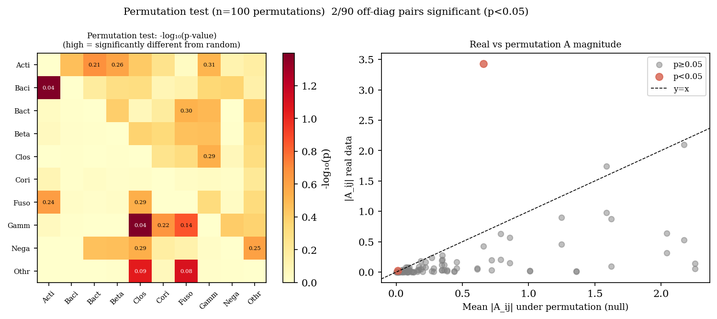
#> input picture results/guild_network/permutation_test.png, 717 x 319 px, shrunk from 1498 x 666 before the run; the run also reads 5 pictures not shown here
$ python export_slides_pdf.py
#> lines starting #> are read from the running program, lines starting #| are printed output that depends on the picture
#!/usr/bin/env python3
"""
export_slides_pdf.py  v5
11-page PDF of guild-level dynamical analysis results.
Clean, minimal academic design.
"""

from pathlib import Path
import matplotlib
matplotlib.use('Agg')
matplotlib.rcParams.update({'font.family': 'sans-serif', 'font.size': 10})
import matplotlib.pyplot as plt
from matplotlib.backends.backend_pdf import PdfPages
from PIL import Image
import numpy as np

HERE    = Path(__file__).resolve().parent
R       = HERE / 'results'
OUT_PDF = HERE / 'dieckow_paper' / 'guild_analysis_slides.pdf'

W_IN, H_IN  = 13.33, 7.50
HDR_H       = 0.80 / H_IN   # header fraction of figure height
FTR_H       = 0.72 / H_IN
CONTENT_BOT = FTR_H + 0.012
CONTENT_TOP = 1 - HDR_H - 0.012
CONTENT_H   = CONTENT_TOP - CONTENT_BOT

NAVY  = '#1A3A5C'
MINT  = '#E8F8F0'
WHITE = '#FFFFFF'
LBLUE = '#A8D4F0'
RED   = '#C0392B'
BLUE  = '#1A6BBF'
GOLD  = '#D4860A'
GREEN = '#1A7A4A'
GRAY  = '#666666'
LGRAY = '#F4F4F6'


# ── Helpers ────────────────────────────────────────────────────────────────────

def base_fig():
    return plt.figure(figsize=(W_IN, H_IN), facecolor=WHITE)


def draw_chrome(fig, title, subtitle='', footer=''):
    """Navy header + mint footer. Returns the overlay ax."""
    ax = fig.add_axes([0, 0, 1, 1], zorder=0)
    ax.set_xlim(0, 1); ax.set_ylim(0, 1); ax.axis('off')
    ax.patch.set_visible(False)
    # header
    ax.fill([0, 1, 1, 0], [1-HDR_H, 1-HDR_H, 1, 1], color=NAVY, zorder=1)
    ax.text(0.025, 1 - HDR_H*0.35, title, color=WHITE, fontsize=14,
            fontweight='bold', va='center', ha='left', transform=ax.transAxes, zorder=2)
    if subtitle:
        ax.text(0.025, 1 - HDR_H*0.78, subtitle, color=LBLUE, fontsize=8.5,
                va='center', ha='left', transform=ax.transAxes, zorder=2)
    # footer
    ax.fill([0, 1, 1, 0], [0, 0, FTR_H, FTR_H], color=MINT, zorder=1)
    if footer:
        ax.text(0.025, FTR_H * 0.5, footer, color=NAVY, fontsize=8.8,
                va='center', ha='left', transform=ax.transAxes, zorder=2)


def paste_img(fig, path, l, b, w, h):
    if not Path(path).exists():
        return
    img = Image.open(path)
    iw, ih = img.size
    ratio = (iw / ih) * (H_IN / W_IN)
    pw = w; ph = pw / ratio
    if ph > h:
        ph = h; pw = ph * ratio
    ax = fig.add_axes([l + (w-pw)/2, b + (h-ph)/2, pw, ph])
    ax.imshow(np.array(img), aspect='auto')
    ax.axis('off')
    return ax


def side_panel(fig, items):
    """
    Right-side key findings panel. items: list of (text, color, bold, fontsize).
    Uses simple light-gray background, no border.
    """
    ax = fig.add_axes([0.748, CONTENT_BOT, 0.245, CONTENT_H])
    ax.set_facecolor(LGRAY)
    ax.set_xlim(0, 1); ax.set_ylim(0, 1); ax.axis('off')
    ax.patch.set_alpha(0.6)

    # filter out spacer lines for positioning, keep them for rendering
    real = [(i, it) for i, it in enumerate(items) if it[0]]
    spacers = [i for i, it in enumerate(items) if not it[0]]

    # assign y positions: uniform over real items, spacers use small gap
    n_real = len(real)
    ys_real = np.linspace(0.93, 0.05, n_real)
    ys = {}
    ri = 0
    for i, it in enumerate(items):
        if it[0]:
            ys[i] = ys_real[ri]; ri += 1
        else:
            # spacer: place between surrounding real items
            prev_y = ys_real[ri-1] if ri > 0 else 0.93
            next_y = ys_real[ri]   if ri < n_real else 0.05
            ys[i] = (prev_y + next_y) / 2

    for i, (txt, col, bold, fs) in enumerate(items):
        if not txt:
            continue
        ax.text(0.07, ys[i], txt, color=col, fontsize=fs,
                fontweight='bold' if bold else 'normal',
                va='center', ha='left', transform=ax.transAxes)
    return ax


def two_fig(fig, path_l, path_r, cap_l='', cap_r=''):
    GAP = 0.015
    FW  = (0.735 - GAP) / 2
    FB  = CONTENT_BOT + 0.03
    FH  = CONTENT_H - 0.05
    paste_img(fig, path_l, 0.01, FB, FW, FH)
    paste_img(fig, path_r, 0.01 + FW + GAP, FB, FW, FH)
    for xi, cap in [(0.01 + FW/2, cap_l),
                    (0.01 + FW + GAP + FW/2, cap_r)]:
        if cap:
            fig.text(xi, CONTENT_BOT + 0.004, cap, ha='center', fontsize=9,
                     color=GRAY, style='italic', transform=fig.transFigure)


# ── Pages ──────────────────────────────────────────────────────────────────────

with PdfPages(str(OUT_PDF)) as pdf:

    # ── P1: Title ──────────────────────────────────────────────────────────────
    fig = plt.figure(figsize=(W_IN, H_IN), facecolor=NAVY)
    ax  = fig.add_axes([0, 0, 1, 1])
    ax.set_facecolor(NAVY); ax.axis('off')

    ax.text(0.5, 0.88,
            'Dieckow 2024  ·  10-guild gLV  ·  N = 10 patients  ·  Nishioka (2026)',
            color='#7aabcc', fontsize=9.5, ha='center', va='center',
            style='italic', transform=ax.transAxes)
    ax.text(0.5, 0.72, 'Guild-Level Dynamical Analysis',
            color=WHITE, fontsize=32, fontweight='bold',
            ha='center', va='center', transform=ax.transAxes)
    ax.text(0.5, 0.62,
            'Keystone  ·  Network  ·  Permutation  ·  Tipping  ·  Relapse  ·  Prevention  ·  3D Landscape',
            color=LBLUE, fontsize=11, ha='center', va='center', transform=ax.transAxes)

    # thin separator
    ax.axhline(0.53, xmin=0.2, xmax=0.8, color='#4a6a8a', lw=0.8)

    ax.text(0.5, 0.41,
            'Periodontitis relapse is governed by the topology of microbial\n'
            'interaction networks — not merely by bacterial growth rates.\n'
            'Prevention thresholds and relapse timing can be mathematically\n'
            'derived from patient-specific gLV dynamics.',
            color=WHITE, fontsize=12.5, fontweight='bold',
            ha='center', va='center', transform=ax.transAxes, linespacing=1.65)
    ax.text(0.5, 0.22,
            'Key message',
            color='#8aaccc', fontsize=9, ha='center', va='center',
            style='italic', transform=ax.transAxes)

    pdf.savefig(fig, bbox_inches='tight')
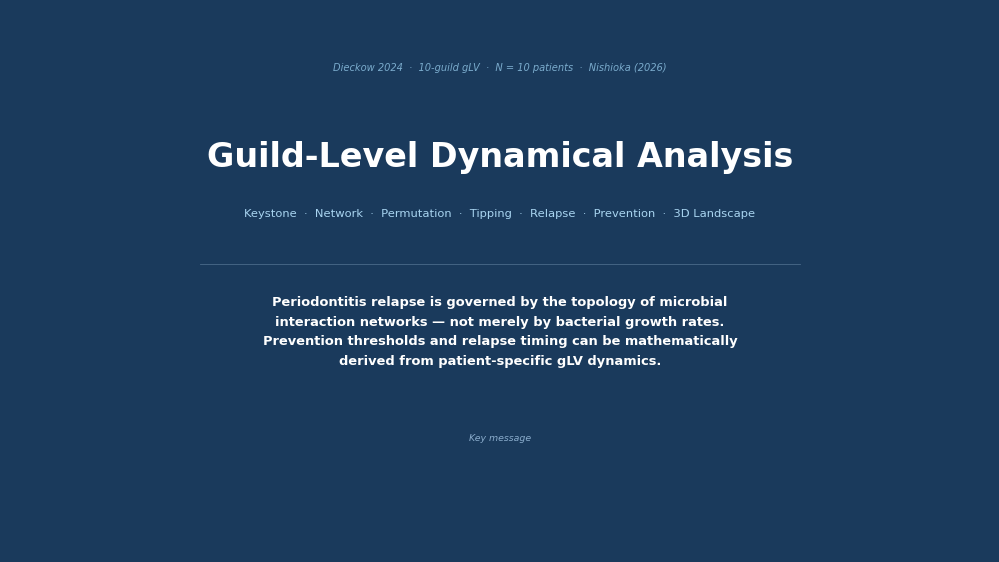
#> figure drawn by matplotlib, 1 panel
    plt.close(fig)


    # ── P2: Background & Model ─────────────────────────────────────────────────
    fig = base_fig()
    draw_chrome(fig,
        title    = 'Background & Mathematical Model',
        subtitle = 'Dieckow et al. 2024  ·  10-guild gLV  ·  N = 10 patients (CT1 commensal / CT2 dysbiotic)  ·  4 time-points',
        footer   = (
            'Fitting: L-BFGS-B minimises MSE over 4 time-points → recovers A (10×10) and b (10 patients × 10 guilds).  '
            '|  All 6 downstream analyses are derived from the single fitted A matrix.'
        ))

    # Left sub-axis: Biology
    ax_L = fig.add_axes([0.03, CONTENT_BOT + 0.01, 0.44, CONTENT_H - 0.02])
    ax_L.set_facecolor(LGRAY); ax_L.set_xlim(0,1); ax_L.set_ylim(0,1); ax_L.axis('off')

    def tL(x, y, s, col=NAVY, bold=False, fs=9.5):
        ax_L.text(x, y, s, color=col, fontsize=fs,
                  fontweight='bold' if bold else 'normal',
                  va='top', ha='left', transform=ax_L.transAxes)

    tL(0.5, 0.97, 'Clinical Background', NAVY, bold=True, fs=10.5)
    ax_L.axhline(0.93, color='#BBCCDD', lw=0.7, xmin=0.03, xmax=0.97)
    tL(0.04, 0.88, '~700 species live in the oral cavity,', GRAY, fs=9)
    tL(0.04, 0.82, 'organised into 10 functional guilds.', GRAY, fs=9)
    ax_L.axhline(0.76, color='#BBCCDD', lw=0.5, xmin=0.03, xmax=0.97)
    tL(0.04, 0.72, 'Healthy state  (CT1)', GREEN, bold=True, fs=9.5)
    tL(0.04, 0.65, '   Actinobacteria, Bacilli dominant', GREEN, fs=9)
    tL(0.04, 0.59, '   R/G ratio < 0  (commensal)', GREEN, fs=9)
    tL(0.04, 0.50, 'Dysbiotic state  (CT2)', RED, bold=True, fs=9.5)
    tL(0.04, 0.43, '   Bacteroidia, Fusobacteria expand', RED, fs=9)
    tL(0.04, 0.37, '   R/G ratio > 0  (dysbiotic)', RED, fs=9)
    ax_L.axhline(0.30, color='#BBCCDD', lw=0.5, xmin=0.03, xmax=0.97)
    tL(0.04, 0.26, 'Clinical question:', NAVY, bold=True, fs=9.5)
    tL(0.04, 0.19, '   Why do some patients relapse after', NAVY, fs=9)
    tL(0.04, 0.13, '   treatment while others do not?', NAVY, fs=9)
    tL(0.04, 0.05, 'Dataset: 10 patients, 4 time-points (wk 0/1/3/6)', GRAY, fs=8.5)

    # Right sub-axis: Model
    ax_R = fig.add_axes([0.50, CONTENT_BOT + 0.01, 0.48, CONTENT_H - 0.02])
    ax_R.set_facecolor('#F0F4FF'); ax_R.set_xlim(0,1); ax_R.set_ylim(0,1); ax_R.axis('off')

    def tR(x, y, s, col=NAVY, bold=False, fs=9.5):
        ax_R.text(x, y, s, color=col, fontsize=fs,
                  fontweight='bold' if bold else 'normal',
                  va='top', ha='left', transform=ax_R.transAxes)

    tR(0.5, 0.97, 'Generalised Lotka–Volterra (gLV)', NAVY, bold=True, fs=10.5)
    ax_R.axhline(0.93, color='#BBCCDD', lw=0.7, xmin=0.03, xmax=0.97)

    # ODE box
    ax_R.fill([0.04, 0.96, 0.96, 0.04], [0.72, 0.72, 0.88, 0.88], color=NAVY, alpha=0.9)
    ax_R.text(0.5, 0.80, 'dφᵢ/dt  =  φᵢ · ( bᵢ  +  Σⱼ Aᵢⱼ φⱼ )',
              color=WHITE, fontsize=13, fontweight='bold',
              ha='center', va='center', transform=ax_R.transAxes)

    params = [
        ('φᵢ',  BLUE,  '  relative abundance of guild i'),
        ('bᵢ',  GREEN, '  intrinsic growth rate  (patient-specific)'),
        ('Aᵢⱼ', GOLD,  '  interaction j → i  (+ mutualism, − competition)'),
        ('R/G ratio', RED,   '  log(φ_dys) − log(φ_com)   < 0 = commensal'),
    ]
    for k, (sym, col, desc) in enumerate(params):
        y = 0.65 - k * 0.09
        ax_R.text(0.05, y, sym,  color=col,  fontsize=9.5, fontweight='bold',
                  va='top', ha='left', transform=ax_R.transAxes)
        ax_R.text(0.18, y, desc, color=NAVY, fontsize=9,
                  va='top', ha='left', transform=ax_R.transAxes)

    ax_R.axhline(0.28, color='#BBCCDD', lw=0.7, xmin=0.03, xmax=0.97)
    tR(0.04, 0.24, 'Fitting:', NAVY, bold=True, fs=9.5)
    tR(0.04, 0.17, '   L-BFGS-B minimises prediction MSE', NAVY, fs=9)
    tR(0.04, 0.11, '   → A  (10×10)  and  b  (10 × 10)', NAVY, fs=9)
    tR(0.04, 0.04, '   A encodes ecological network → long-term fate', GREEN, fs=9)

    pdf.savefig(fig, bbox_inches='tight')
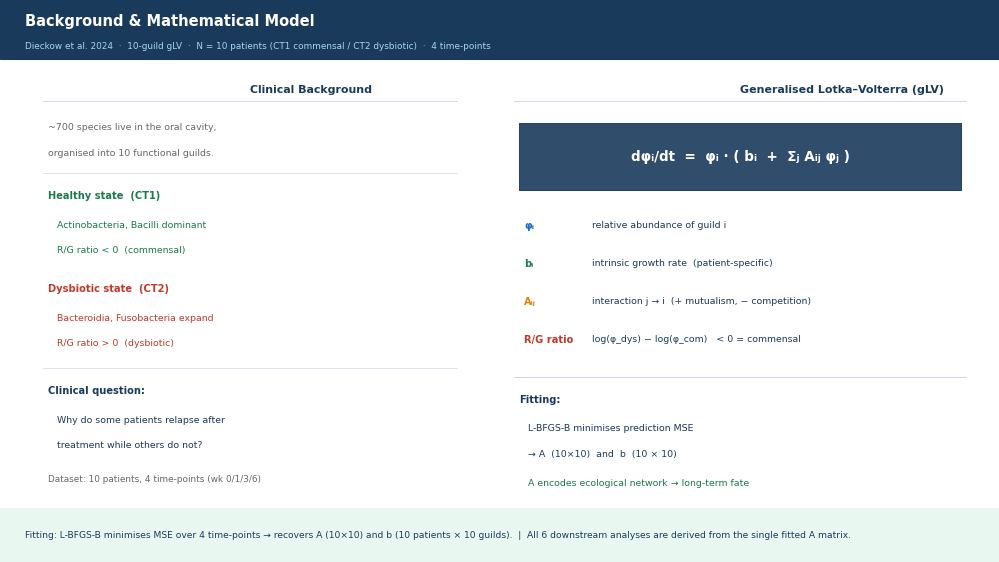
#> figure drawn by matplotlib, 3 panels
    plt.close(fig)


    # ── P3: Keystone Analysis ──────────────────────────────────────────────────
    fig = base_fig()
    draw_chrome(fig,
        title    = 'Guild-Level Keystone Analysis',
        subtitle = 'Knockout: remove one guild → simulate 21 d → measure Bray-Curtis shift / volume change',
        footer   = (
            'Bacilli: BC divergence 0.839 (highest), vol_drop −0.73 → keystone guild & competitive suppressor.  '
            '|  Actinobacteria: vol_drop +0.846 → growth engine.  '
            '|  Strongest off-diagonal interaction: Acti → Baci  A = +3.43.'
        ))
    paste_img(fig, R/'guild_importance'/'knockout_bars_base.png',
              0.01, CONTENT_BOT, 0.725, CONTENT_H)
    side_panel(fig, [
        ('Keystone guild:',       NAVY,  True,  9.0),
        ('Bacilli  BC = 0.839',           RED,   True,  9.5),
        ('removal shifts community most', RED,   False, 8.5),
        ('',                              NAVY,  False, 4),
        ('Competitive suppressor:',       NAVY,  True,  9.0),
        ('vol_drop = −0.73',              RED,   False, 8.5),
        ('other guilds fill the space',   GRAY,  False, 8.0),
        ('',                              NAVY,  False, 4),
        ('Growth engine:',                NAVY,  True,  9.0),
        ('Actinobacteria +0.846',         BLUE,  False, 8.5),
        ('drives total biomass',          BLUE,  False, 8.5),
        ('',                              NAVY,  False, 4),
        ('Strongest interaction:',        NAVY,  True,  9.0),
        ('Acti → Baci  A = +3.43',       GOLD,  False, 8.5),
        ('Acti stimulates Baci',          GOLD,  False, 8.5),
    ])
    pdf.savefig(fig, bbox_inches='tight')
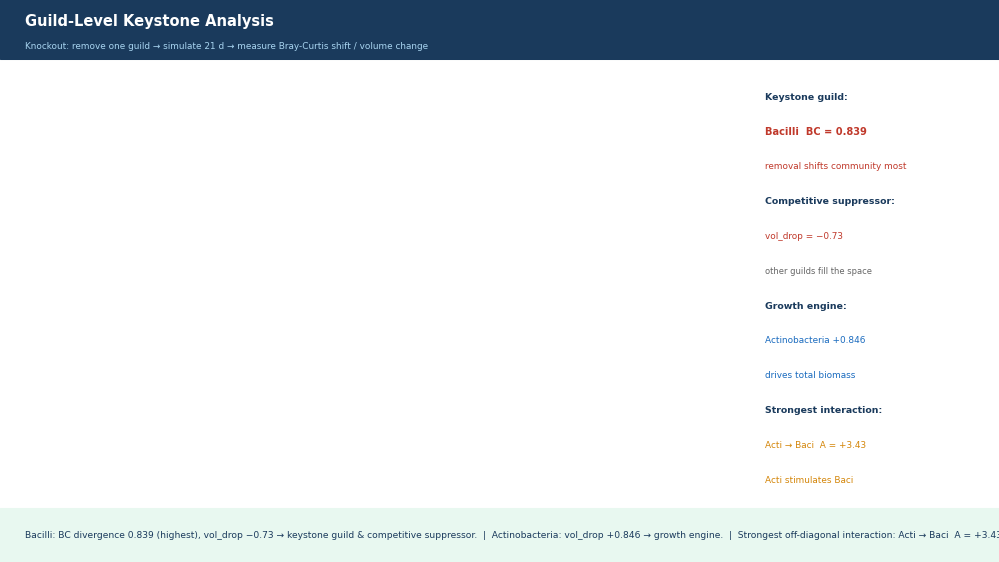
#> figure drawn by matplotlib, 1 panel
    plt.close(fig)


    # ── P4: Network Centrality ─────────────────────────────────────────────────
    fig = base_fig()
    draw_chrome(fig,
        title    = 'Guild Network Centrality: Influence, Vulnerability, Net Role',
        subtitle = 'Influence = Σ|A_ji|  ·  Vulnerability = Σ|A_ij|  ·  Net = ΣA_ij  ·  LOO sign consistency across 10 folds',
        footer   = (
            'Actinobacteria: influence 5.58, net +2.02 → hub guild.  '
            'Bacilli: vulnerability 8.24 → most regulated.  '
            'Betaproteobacteria: net −0.14 → only net competitor.  '
            'LOO: Acti→* sign consistency = 1.0 (all folds agree).'
        ))
    paste_img(fig, R/'guild_network'/'guild_centrality_summary.png',
              0.01, CONTENT_BOT, 0.725, CONTENT_H)
    side_panel(fig, [
        ('Hub guild:',                NAVY,  True,  9.0),
        ('Actinobacteria',                BLUE,  True,  9.5),
        ('influence = 5.58  (highest)',   BLUE,  False, 8.5),
        ('net effect = +2.02',            BLUE,  False, 8.5),
        ('LOO sign = 1.0  (stable)',      GREEN, False, 8.5),
        ('',                              NAVY,  False, 4),
        ('Most regulated:',               NAVY,  True,  9.0),
        ('Bacilli',                       RED,   True,  9.5),
        ('vulnerability = 8.24',          RED,   False, 8.5),
        ('controlled by others',          RED,   False, 8.5),
        ('',                              NAVY,  False, 4),
        ('Net competitor:',               NAVY,  True,  9.0),
        ('Betaproteobacteria',            GOLD,  True,  9.5),
        ('net effect = −0.14',            GOLD,  False, 8.5),
        ('',                              NAVY,  False, 4),
        ('Acti–Baci–Beta triad',          NAVY,  True,  8.5),
        ('stabilises dysbiotic attractor',NAVY,  False, 8.5),
    ])
    pdf.savefig(fig, bbox_inches='tight')
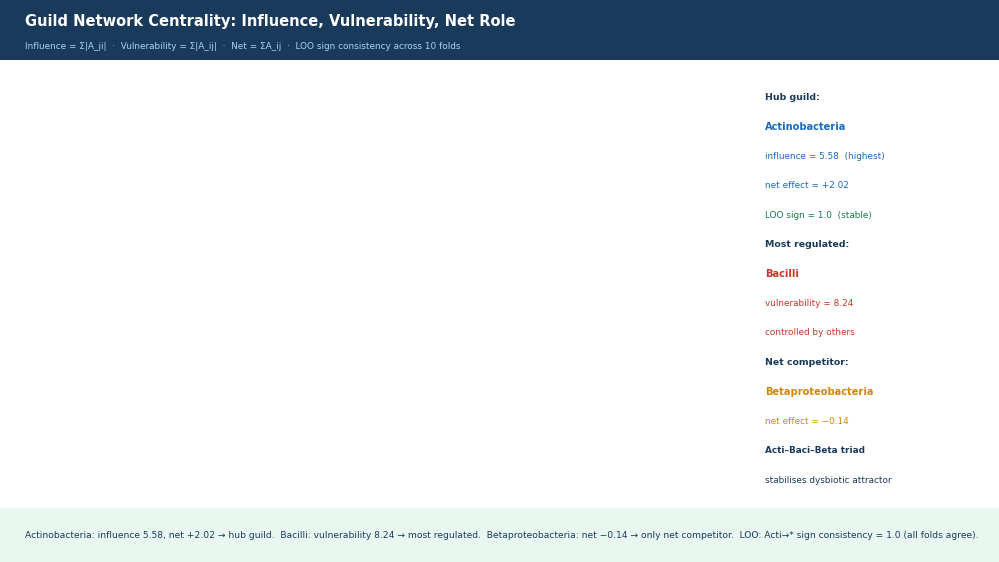
#> figure drawn by matplotlib, 1 panel
    plt.close(fig)


    # ── P5: Permutation Test ───────────────────────────────────────────────────
    fig = base_fig()
    draw_chrome(fig,
        title    = 'A Matrix Statistical Validation: Permutation Test  (n = 100)',
        subtitle = 'Null: shuffle patient labels → refit A via L-BFGS-B → p-value = fraction of |A_perm| ≥ |A_real|  (24-core parallel)',
        footer   = (
            '2/90 pairs significant at p < 0.05: Baci→Acti (A = +3.43, p = 0.040) and Gamm→Clos (p = 0.040).  '
            '|  LOO confirms Acti→* sign stability (SC = 1.0 all folds).  '
            '|  Low significance consistent with N = 10; pattern reflects structure, not noise.'
        ))
    paste_img(fig, R/'guild_network'/'permutation_test.png',
              0.01, CONTENT_BOT, 0.725, CONTENT_H)
#> call 3 of paste_img, with l = 0.01, b = 0.108, w = 0.725, h = 0.773
#> in paste_img, img is the input picture: PIL image 717x319 RGBA; mean R, G, B, A 246.6, 238.7, 223, 255
    side_panel(fig, [
        ('Significant (p < 0.05):',       NAVY,  True,  9.0),
        ('2 / 90 pairs',                  RED,   True,  9.5),
        ('',                              NAVY,  False, 4),
        ('Baci → Acti',                   RED,   True,  9.0),
        ('A = +3.43,  p = 0.040',         RED,   False, 8.5),
        ('strongest real interaction',    RED,   False, 8.5),
        ('',                              NAVY,  False, 4),
        ('Gamm → Clos',                   GOLD,  True,  9.0),
        ('A = −0.023, p = 0.040',         GOLD,  False, 8.5),
        ('',                              NAVY,  False, 4),
        ('LOO sign stability:',           NAVY,  True,  9.0),
        ('Acti→* SC = 1.0  (stable)',     GREEN, False, 8.5),
        ('Gamm→* SC ≈ 0  (limited)',      GRAY,  False, 8.5),
        ('',                              NAVY,  False, 4),
        ('N = 10 limits power;',          GRAY,  False, 8.0),
        ('structure is meaningful',       GRAY,  False, 8.0),
    ])
    pdf.savefig(fig, bbox_inches='tight')
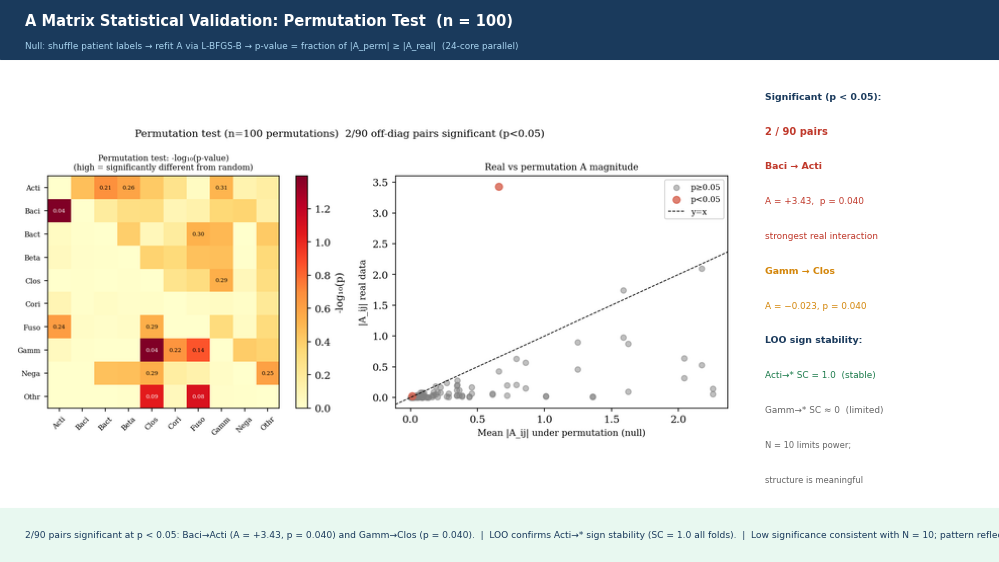
#> figure drawn by matplotlib, 2 panels
    plt.close(fig)


    # ── P6: Tipping Point ─────────────────────────────────────────────────────
    fig = base_fig()
    draw_chrome(fig,
        title    = 'Tipping Point Analysis: CT2 → CT1 b-Environment Transition',
        subtitle = 'Left: b(α) = (1−α)·b_CT2 + α·b_CT1  |  Right: sweep one b_i while holding others at CT2 mean',
        footer   = (
            'No α* crossing: R/G ratio < 0 for all α → A matrix drives commensalism regardless of b environment.  '
            '|  Single-guild drivers: Gammaproteobacteria (ΔR/G = 1.04) and Bacteroidia (ΔR/G ratio = 0.94).  '
            '→ Structural attractor: interventions must alter A (ecology), not just b.'
        ))
    two_fig(fig,
        R/'guild_tipping'/'tipping_alpha_scan.png',
        R/'guild_tipping'/'tipping_single_guild.png',
        '(a)  α-interpolation CT2 → CT1 environment',
        '(b)  Single-guild b sweep: |ΔR/G| effect size')
#> (the rest of the program and of its run is left out)
